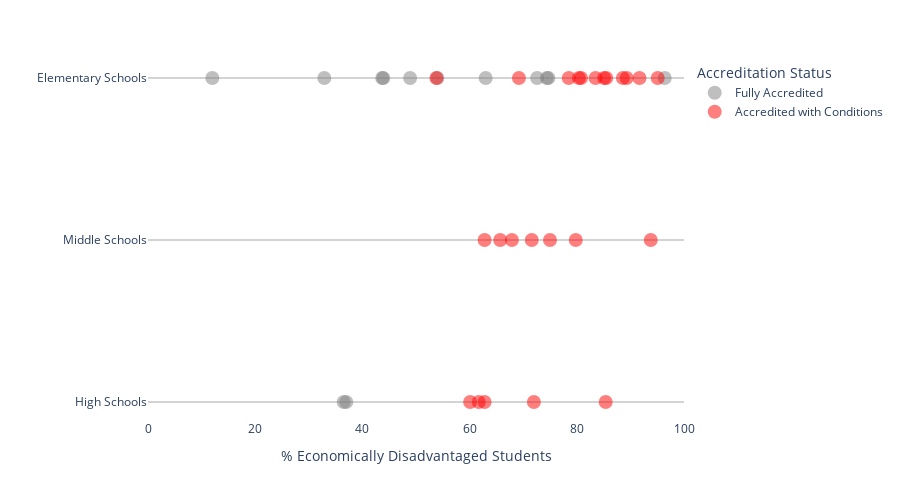

Here is the notebook cell this chart was saved with:
### Code cell
ticktext = ['']
fig = px.strip(evic_ed, x='econ_disadv', y='school_type',
              color = 'accred',
              labels = {'accred':'Accreditation Status','econ_disadv':'% Economically Disadvantaged Students',
                        'school_type':'', 'Accredited':'Fully Accredited'},
              color_discrete_sequence = ['gray','red'],
              category_orders = {'school_type':['Elementary Schools', 'Middle Schools', 'High Schools']},
              orientation = 'v',
              stripmode = 'overlay',
              range_x = [0,100],
              height = 500,
              hover_data = {'accred':False, 'econ_disadv':':.0f%', 'school_type':False,
                            'Month Rate':':.0f%'},
              custom_data = ['school', 'Month Rate']
              )

customdata = np.stack((evic_ed['school'], evic_ed['Month Rate']), axis=-1)

fig.update_traces(marker={'size': 14, 'opacity':0.5})

fig.update_traces(hovertemplate=('%{customdata[0]}<br>'+'Economically Disadvantaged Students: %{x:.1f}%<br>'+'Eviction Rate in Zipcode: %{customdata[1]}'),
                        hoverlabel=dict(
                        bgcolor = 'lightgray',
                        font_size=16,
                        ))

fig.update_layout(hovermode="x unified", plot_bgcolor = 'white')
fig.update_yaxes(showgrid=True, gridwidth=2, gridcolor='lightgray')



fig.show()
fig.write_html('econ_disadv_strip.html')
fig.write_image('econ_disadv_strip.png')

### Figure 1 — Plotly figure (JSON) as saved in the notebook; plotly's stock layout.template omitted (floating-point values rounded to 4 significant figures)
{"data": [{"alignmentgroup": "True", "boxpoints": "all", "customdata": [["Barack Obama Elementary", "16.1%", "Fully Accredited"], ["Richmond Community High", "16.1%", "Fully Accredited"], ["Fairfield Court Elementary", "13.8%", "Fully Accredited"], ["J.L. Francis Elementary", "38.2%", "Fully Accredited"], ["Broad Rock Elementary", "32.2%", "Fully Accredited"], ["Elizabeth D. Redd Elementary", "42.4%", "Fully Accredited"], ["Patrick Henry School Of Science And Arts", "42.4%", "Fully Accredited"], ["Southampton Elementary", "42.4%", "Fully Accredited"], ["Richmond Career Education and Employment Charter School", "42.4%", "Fully Accredited"], ["William Fox Elementary", "10.8%", "Fully Accredited"], ["Open High", "10.8%", "Fully Accredited"], ["Linwood Holton Elementary", "5.3%", "Fully Accredited"], ["J.B. Fisher Elementary", "8.5%", "Fully Accredited"], ["John B. Cary Elementary", "2.7%", "Fully Accredited"], ["Mary Munford Elementary", "0.8%", "Fully Accredited"]], "fillcolor": "rgba(255,255,255,0)", "hoverlabel": {"bgcolor": "lightgray", "font": {"size": 16}}, "hoveron": "points", "hovertemplate": "%{customdata[0]}<br>Economically Disadvantaged Students: %{x:.1f}%<br>Eviction Rate in Zipcode: %{customdata[1]}", "legendgroup": "Fully Accredited", "line": {"color": "rgba(255,255,255,0)"}, "marker": {"color": "gray", "opacity": 0.5, "size": 14}, "name": "Fully Accredited", "offsetgroup": "Fully Accredited", "orientation": "v", "pointpos": 0, "showlegend": true, "type": "box", "x": [null, 36.5, 96.4, 72.6, 74.4, 74.7, 43.7, 63, null, 43.9, 37, 32.9, 48.9, 54, 12], "x0": " ", "xaxis": "x", "y": ["Elementary Schools", "High Schools", "Elementary Schools", "Elementary Schools", "Elementary Schools", "Elementary Schools", "Elementary Schools", "Elementary Schools", "High Schools", "Elementary Schools", "High Schools", "Elementary Schools", "Elementary Schools", "Elementary Schools", "Elementary Schools"], "y0": " ", "yaxis": "y"}, {"alignmentgroup": "True", "boxpoints": "all", "customdata": [["Overby-Sheppard Elementary", "16.1%", "Accredited with Conditions"], ["Bellevue Elementary", "13.8%", "Accredited with Conditions"], ["Chimborazo Elementary", "13.8%", "Accredited with Conditions"], ["Henry Marsh III Elementary", "13.8%", "Accredited with Conditions"], ["Woodville Elementary", "13.8%", "Accredited with Conditions"], ["Martin Luther King Jr. Middle", "13.8%", "Accredited with Conditions"], ["Armstrong High", "13.8%", "Accredited with Conditions"], ["Blackwell Elementary", "38.2%", "Accredited with Conditions"], ["Cardinal Elementary", "38.2%", "Accredited with Conditions"], ["Oak Grove/Bellemeade Elementary", "38.2%", "Accredited with Conditions"], ["Swansboro Elementary", "38.2%", "Accredited with Conditions"], ["River City Middle", "38.2%", "Accredited with Conditions"], ["Thomas C. Boushall Middle", "32.2%", "Accredited with Conditions"], ["G.H. Reid Elementary", "42.4%", "Accredited with Conditions"], ["Miles Jones Elementary", "42.4%", "Accredited with Conditions"], ["Westover Hills Elementary", "42.4%", "Accredited with Conditions"], ["Lucille M. Brown Middle", "42.4%", "Accredited with Conditions"], ["George Wythe High", "42.4%", "Accredited with Conditions"], ["Huguenot High", "42.4%", "Accredited with Conditions"], ["George W. Carver Elementary", "10.8%", "Accredited with Conditions"], ["Binford Middle", "10.8%", "Accredited with Conditions"], ["Ginter Park Elementary", "5.3%", "Accredited with Conditions"], ["Henderson Middle", "5.3%", "Accredited with Conditions"], ["John Marshall High", "5.3%", "Accredited with Conditions"], ["Albert Hill Middle", "2.7%", "Accredited with Conditions"], ["Thomas Jefferson High", "9.1%", "Accredited with Conditions"]], "fillcolor": "rgba(255,255,255,0)", "hoverlabel": {"bgcolor": "lightgray", "font": {"size": 16}}, "hoveron": "points", "hovertemplate": "%{customdata[0]}<br>Economically Disadvantaged Students: %{x:.1f}%<br>Eviction Rate in Zipcode: %{customdata[1]}", "legendgroup": "Accredited with Conditions", "line": {"color": "rgba(255,255,255,0)"}, "marker": {"color": "red", "opacity": 0.5, "size": 14}, "name": "Accredited with Conditions", "offsetgroup": "Accredited with Conditions", "orientation": "v", "pointpos": 0, "showlegend": true, "type": "box", "x": [85.1, null, 80.8, 91.7, 95.1, 93.8, 85.4, 85.5, 53.8, 83.5, 80.4, 67.9, 75, 69.2, 78.5, null, 71.6, 60.1, 62.8, 89.3, 65.7, 88.6, 79.8, 72, 62.8, 61.7], "x0": " ", "xaxis": "x", "y": ["Elementary Schools", "Elementary Schools", "Elementary Schools", "Elementary Schools", "Elementary Schools", "Middle Schools", "High Schools", "Elementary Schools", "Elementary Schools", "Elementary Schools", "Elementary Schools", "Middle Schools", "Middle Schools", "Elementary Schools", "Elementary Schools", "Elementary Schools", "Middle Schools", "High Schools", "High Schools", "Elementary Schools", "Middle Schools", "Elementary Schools", "Middle Schools", "High Schools", "Middle Schools", "High Schools"], "y0": " ", "yaxis": "y"}], "layout": {"boxmode": "overlay", "height": 500, "hovermode": "x unified", "legend": {"title": {"text": "Accreditation Status"}, "tracegroupgap": 0}, "margin": {"t": 60}, "plot_bgcolor": "white", "xaxis": {"anchor": "y", "domain": [0, 1], "range": [0, 100], "title": {"text": "% Economically Disadvantaged Students"}}, "yaxis": {"anchor": "x", "categoryarray": ["High Schools", "Middle Schools", "Elementary Schools"], "categoryorder": "array", "domain": [0, 1], "gridcolor": "lightgray", "gridwidth": 2, "showgrid": true, "title": {"text": ""}}}}
